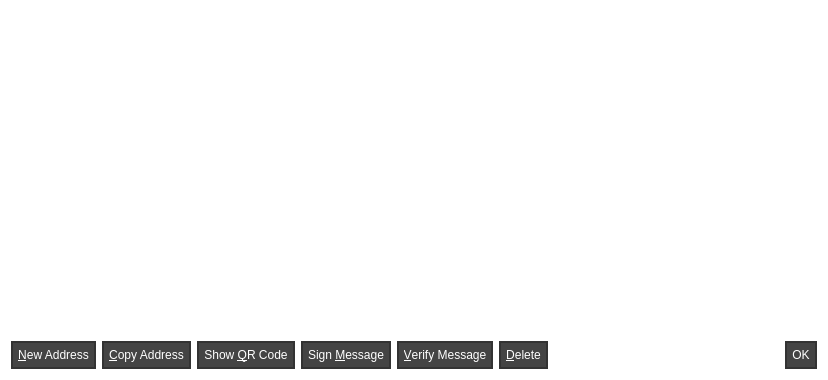
<?xml version="1.0" encoding="UTF-8"?>
<ui version="4.0">
 <class>AddressBookPage</class>
 <widget class="QWidget" name="AddressBookPage">
  <property name="geometry">
   <rect>
    <x>0</x>
    <y>0</y>
    <width>828</width>
    <height>380</height>
   </rect>
  </property>
  <property name="windowTitle">
   <string>Address Book</string>
  </property>
  <property name="styleSheet">
   <string notr="true">color: white; background: transparent;</string>
  </property>
  <layout class="QVBoxLayout" name="verticalLayout">
   <item>
    <widget class="QLabel" name="labelExplanation">
     <property name="text">
      <string>These are your VULCANO addresses for receiving payments. You may want to give a different one to each sender so you can keep track of who is paying you.</string>
     </property>
     <property name="textFormat">
      <enum>Qt::PlainText</enum>
     </property>
     <property name="wordWrap">
      <bool>true</bool>
     </property>
    </widget>
   </item>
   <item>
    <widget class="QTableView" name="tableView">
     <property name="palette">
      <palette>
       <active>
        <colorrole role="WindowText">
         <brush brushstyle="SolidPattern">
          <color alpha="255">
           <red>255</red>
           <green>255</green>
           <blue>255</blue>
          </color>
         </brush>
        </colorrole>
        <colorrole role="Button">
         <brush brushstyle="SolidPattern">
          <color alpha="0">
           <red>0</red>
           <green>0</green>
           <blue>0</blue>
          </color>
         </brush>
        </colorrole>
        <colorrole role="Text">
         <brush brushstyle="SolidPattern">
          <color alpha="255">
           <red>255</red>
           <green>255</green>
           <blue>255</blue>
          </color>
         </brush>
        </colorrole>
        <colorrole role="ButtonText">
         <brush brushstyle="SolidPattern">
          <color alpha="255">
           <red>255</red>
           <green>255</green>
           <blue>255</blue>
          </color>
         </brush>
        </colorrole>
        <colorrole role="Base">
         <brush brushstyle="NoBrush">
          <color alpha="255">
           <red>0</red>
           <green>0</green>
           <blue>0</blue>
          </color>
         </brush>
        </colorrole>
        <colorrole role="Window">
         <brush brushstyle="SolidPattern">
          <color alpha="0">
           <red>0</red>
           <green>0</green>
           <blue>0</blue>
          </color>
         </brush>
        </colorrole>
        <colorrole role="AlternateBase">
         <brush brushstyle="SolidPattern">
          <color alpha="50">
           <red>255</red>
           <green>255</green>
           <blue>255</blue>
          </color>
         </brush>
        </colorrole>
        <colorrole role="NoRole">
         <brush brushstyle="SolidPattern">
          <color alpha="255">
           <red>51</red>
           <green>51</green>
           <blue>217</blue>
          </color>
         </brush>
        </colorrole>
        <colorrole role="ToolTipBase">
         <brush brushstyle="SolidPattern">
          <color alpha="255">
           <red>162</red>
           <green>80</green>
           <blue>255</blue>
          </color>
         </brush>
        </colorrole>
       </active>
       <inactive>
        <colorrole role="WindowText">
         <brush brushstyle="SolidPattern">
          <color alpha="255">
           <red>255</red>
           <green>255</green>
           <blue>255</blue>
          </color>
         </brush>
        </colorrole>
        <colorrole role="Button">
         <brush brushstyle="SolidPattern">
          <color alpha="0">
           <red>0</red>
           <green>0</green>
           <blue>0</blue>
          </color>
         </brush>
        </colorrole>
        <colorrole role="Text">
         <brush brushstyle="SolidPattern">
          <color alpha="255">
           <red>255</red>
           <green>255</green>
           <blue>255</blue>
          </color>
         </brush>
        </colorrole>
        <colorrole role="ButtonText">
         <brush brushstyle="SolidPattern">
          <color alpha="255">
           <red>255</red>
           <green>255</green>
           <blue>255</blue>
          </color>
         </brush>
        </colorrole>
        <colorrole role="Base">
         <brush brushstyle="NoBrush">
          <color alpha="255">
           <red>0</red>
           <green>0</green>
           <blue>0</blue>
          </color>
         </brush>
        </colorrole>
        <colorrole role="Window">
         <brush brushstyle="SolidPattern">
          <color alpha="0">
           <red>0</red>
           <green>0</green>
           <blue>0</blue>
          </color>
         </brush>
        </colorrole>
        <colorrole role="AlternateBase">
         <brush brushstyle="SolidPattern">
          <color alpha="50">
           <red>255</red>
           <green>255</green>
           <blue>255</blue>
          </color>
         </brush>
        </colorrole>
        <colorrole role="NoRole">
         <brush brushstyle="SolidPattern">
          <color alpha="255">
           <red>51</red>
           <green>51</green>
           <blue>217</blue>
          </color>
         </brush>
        </colorrole>
        <colorrole role="ToolTipBase">
         <brush brushstyle="SolidPattern">
          <color alpha="255">
           <red>162</red>
           <green>80</green>
           <blue>255</blue>
          </color>
         </brush>
        </colorrole>
       </inactive>
       <disabled>
        <colorrole role="WindowText">
         <brush brushstyle="SolidPattern">
          <color alpha="255">
           <red>255</red>
           <green>255</green>
           <blue>255</blue>
          </color>
         </brush>
        </colorrole>
        <colorrole role="Button">
         <brush brushstyle="SolidPattern">
          <color alpha="0">
           <red>0</red>
           <green>0</green>
           <blue>0</blue>
          </color>
         </brush>
        </colorrole>
        <colorrole role="Text">
         <brush brushstyle="SolidPattern">
          <color alpha="255">
           <red>255</red>
           <green>255</green>
           <blue>255</blue>
          </color>
         </brush>
        </colorrole>
        <colorrole role="ButtonText">
         <brush brushstyle="SolidPattern">
          <color alpha="255">
           <red>255</red>
           <green>255</green>
           <blue>255</blue>
          </color>
         </brush>
        </colorrole>
        <colorrole role="Base">
         <brush brushstyle="NoBrush">
          <color alpha="255">
           <red>0</red>
           <green>0</green>
           <blue>0</blue>
          </color>
         </brush>
        </colorrole>
        <colorrole role="Window">
         <brush brushstyle="SolidPattern">
          <color alpha="0">
           <red>0</red>
           <green>0</green>
           <blue>0</blue>
          </color>
         </brush>
        </colorrole>
        <colorrole role="AlternateBase">
         <brush brushstyle="SolidPattern">
          <color alpha="50">
           <red>255</red>
           <green>255</green>
           <blue>255</blue>
          </color>
         </brush>
        </colorrole>
        <colorrole role="NoRole">
         <brush brushstyle="SolidPattern">
          <color alpha="255">
           <red>51</red>
           <green>51</green>
           <blue>217</blue>
          </color>
         </brush>
        </colorrole>
        <colorrole role="ToolTipBase">
         <brush brushstyle="SolidPattern">
          <color alpha="255">
           <red>162</red>
           <green>80</green>
           <blue>255</blue>
          </color>
         </brush>
        </colorrole>
       </disabled>
      </palette>
     </property>
     <property name="contextMenuPolicy">
      <enum>Qt::CustomContextMenu</enum>
     </property>
     <property name="toolTip">
      <string>Double-click to edit address or label</string>
     </property>
     <property name="styleSheet">
      <string notr="true">QHeaderView{color: black;}</string>
     </property>
     <property name="tabKeyNavigation">
      <bool>false</bool>
     </property>
     <property name="alternatingRowColors">
      <bool>true</bool>
     </property>
     <property name="selectionMode">
      <enum>QAbstractItemView::SingleSelection</enum>
     </property>
     <property name="selectionBehavior">
      <enum>QAbstractItemView::SelectRows</enum>
     </property>
     <property name="sortingEnabled">
      <bool>true</bool>
     </property>
     <attribute name="verticalHeaderVisible">
      <bool>false</bool>
     </attribute>
    </widget>
   </item>
   <item>
    <layout class="QHBoxLayout" name="horizontalLayout">
     <item>
      <widget class="QPushButton" name="newAddressButton">
       <property name="toolTip">
        <string>Create a new address</string>
       </property>
       <property name="styleSheet">
        <string notr="true">background-color: #444444; border: 2px solid #333333; padding: 5px;
</string>
       </property>
       <property name="text">
        <string>&amp;New Address</string>
       </property>
       <property name="icon">
        <iconset resource="../bitcoin.qrc">
         <normaloff>:/icons/add</normaloff>:/icons/add</iconset>
       </property>
      </widget>
     </item>
     <item>
      <widget class="QPushButton" name="copyToClipboard">
       <property name="toolTip">
        <string>Copy the currently selected address to the system clipboard</string>
       </property>
       <property name="styleSheet">
        <string notr="true">background-color: #444444; border: 2px solid #333333; padding: 5px;
</string>
       </property>
       <property name="text">
        <string>&amp;Copy Address</string>
       </property>
       <property name="icon">
        <iconset resource="../bitcoin.qrc">
         <normaloff>:/icons/editcopy</normaloff>:/icons/editcopy</iconset>
       </property>
      </widget>
     </item>
     <item>
      <widget class="QPushButton" name="showQRCode">
       <property name="styleSheet">
        <string notr="true">background-color: #444444; border: 2px solid #333333; padding: 5px;
</string>
       </property>
       <property name="text">
        <string>Show &amp;QR Code</string>
       </property>
       <property name="icon">
        <iconset resource="../bitcoin.qrc">
         <normaloff>:/icons/qrcode</normaloff>:/icons/qrcode</iconset>
       </property>
      </widget>
     </item>
     <item>
      <widget class="QPushButton" name="signMessage">
       <property name="toolTip">
        <string>Sign a message to prove you own a VULCANO address</string>
       </property>
       <property name="styleSheet">
        <string notr="true">background-color: #444444; border: 2px solid #333333; padding: 5px;
</string>
       </property>
       <property name="text">
        <string>Sign &amp;Message</string>
       </property>
       <property name="icon">
        <iconset resource="../bitcoin.qrc">
         <normaloff>:/icons/edit</normaloff>:/icons/edit</iconset>
       </property>
      </widget>
     </item>
     <item>
      <widget class="QPushButton" name="verifyMessage">
       <property name="toolTip">
        <string>Verify a message to ensure it was signed with a specified VULCANO address</string>
       </property>
       <property name="styleSheet">
        <string notr="true">background-color: #444444; border: 2px solid #333333; padding: 5px;
</string>
       </property>
       <property name="text">
        <string>&amp;Verify Message</string>
       </property>
       <property name="icon">
        <iconset resource="../bitcoin.qrc">
         <normaloff>:/icons/transaction_0</normaloff>:/icons/transaction_0</iconset>
       </property>
      </widget>
     </item>
     <item>
      <widget class="QPushButton" name="deleteButton">
       <property name="toolTip">
        <string>Delete the currently selected address from the list</string>
       </property>
       <property name="styleSheet">
        <string notr="true">background-color: #444444; border: 2px solid #333333; padding: 5px;
</string>
       </property>
       <property name="text">
        <string>&amp;Delete</string>
       </property>
       <property name="icon">
        <iconset resource="../bitcoin.qrc">
         <normaloff>:/icons/remove</normaloff>:/icons/remove</iconset>
       </property>
      </widget>
     </item>
     <item>
      <spacer name="horizontalSpacer">
       <property name="orientation">
        <enum>Qt::Horizontal</enum>
       </property>
       <property name="sizeHint" stdset="0">
        <size>
         <width>40</width>
         <height>20</height>
        </size>
       </property>
      </spacer>
     </item>
     <item>
      <widget class="QDialogButtonBox" name="buttonBox">
       <property name="sizePolicy">
        <sizepolicy hsizetype="Maximum" vsizetype="Fixed">
         <horstretch>0</horstretch>
         <verstretch>0</verstretch>
        </sizepolicy>
       </property>
       <property name="styleSheet">
        <string notr="true">background-color: #444444; border: 2px solid #333333; padding: 5px;
</string>
       </property>
       <property name="standardButtons">
        <set>QDialogButtonBox::Ok</set>
       </property>
      </widget>
     </item>
    </layout>
   </item>
  </layout>
 </widget>
 <resources>
  <include location="../bitcoin.qrc"/>
 </resources>
 <connections/>
</ui>
